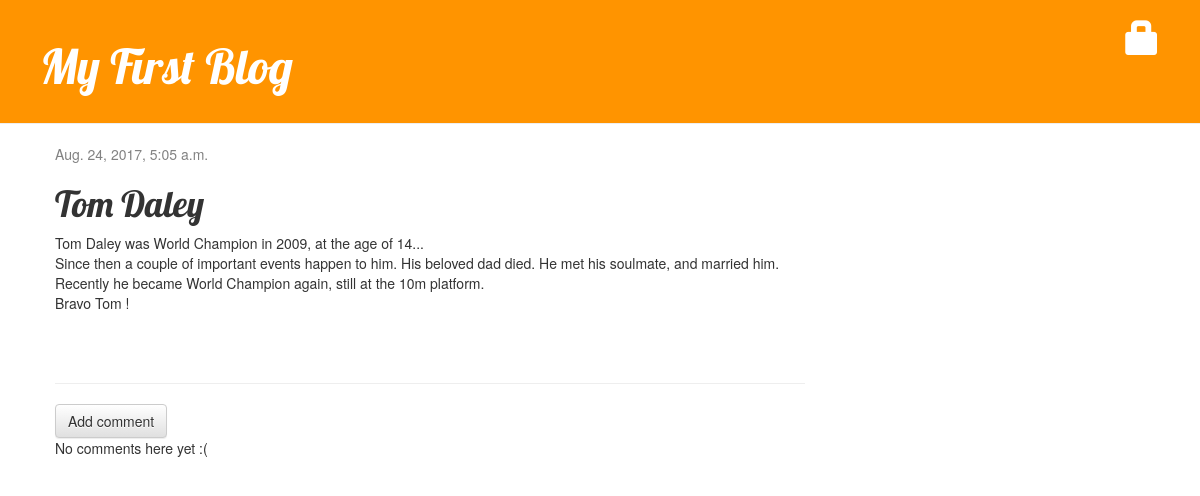
The app's page /post/2/ with its own data.
### blog/models.py (models this page shows, shortened)
class Post(models.Model) :
    author = models.ForeignKey('auth.User')
    title = models.CharField(max_length=200)
    text = models.TextField()
    created_date = models.DateTimeField(default=timezone.now)
    published_date = models.DateTimeField(blank=True, null=True)

### blog/views.py (the view)
# urls.py: url(r'^post/(?P<pk>\d+)/$', views.post_detail, name='post_detail'),
def post_detail(request, pk) :
    post = get_object_or_404(Post, pk=pk)
    return render(request, 'blog/post_detail.html', {'post': post})

### blog/templates/blog/post_detail.html
{% extends 'blog/base.html' %}
{% block content %}
	<div class="post">
        	{% if post.published_date %}
            		<div class="date">
                		{{ post.published_date }}
            		</div>
		{% else %}
			{% if user.is_authenticated %}
    				<a class="btn btn-default" href="{% url 'post_publish' pk=post.pk %}">  Publish  </a>
			{% else %}
            			<a href="{% url 'login' %}" class="top-menu"><span class="glyphicon glyphicon-lock"></span></a>
			{% endif %}
        	{% endif %}
		{% if user.is_authenticated %}
     			<a class="btn btn-default" href="{% url 'post_edit' pk=post.pk %}"><span class="glyphicon glyphicon-pencil"></span></a>
			<a class="btn btn-default" href="{% url 'post_remove' pk=post.pk %}"><span class="glyphicon glyphicon-remove"></span></a>
		{% else %}
            		<a href="{% url 'login' %}" class="top-menu"><span class="glyphicon glyphicon-lock"></span></a>
		{% endif %}
        	<h1>  {{ post.title }}  </h1>
        	<p>  {{ post.text|linebreaksbr }}  </p>
    	</div>
	<hr>
	<a class="btn btn-default" href="{% url 'add_comment_to_post' pk=post.pk %}">  Add comment  </a>
	{% for comment in post.comments.all %}
		{% if user.is_authenticated or comment.approved_comment %}
    			<div class="comment">
        			<div class="date">
					{{ comment.created_date }}
					{% if not comment.approved_comment %}
                				<a class="btn btn-default" href="{% url 'comment_remove' pk=comment.pk %}"><span class="glyphicon glyphicon-remove"></span></a>
                				<a class="btn btn-default" href="{% url 'comment_approve' pk=comment.pk %}"><span class="glyphicon glyphicon-ok"></span></a>
            				{% endif %}
				</div>
        			<strong>  {{ comment.author }}  </strong>
        			<p>  {{ comment.text|linebreaks }}  </p>
    			</div>
		{% endif %}
	{% empty %}
    		<p>  No comments here yet :(  </p>
	{% endfor %}
{% endblock %}

### blog/static/css/blog.css (style rules this page uses)
h1, h2, h3, h4 { font-family: 'Lobster', cursive ; }
.date { color: #828282 ; }
.top-menu, .top-menu:hover, .top-menu:visited { color: #ffffff ; float: right ; font-size: 26pt ; margin-right: 20px ; }
.post { margin-bottom: 70px ; }

### records on screen
Post: published_date "Aug. 24, 2017, 5:05 a.m.", title "Tom Daley", text "Tom Daley was World Champion in 2009, at the age of 14... Since then a couple of important events happen to him. His beloved dad died. He met his soulmate, and married him. Recently he became World Champion again, still at the 10m platform. Bravo Tom !"
